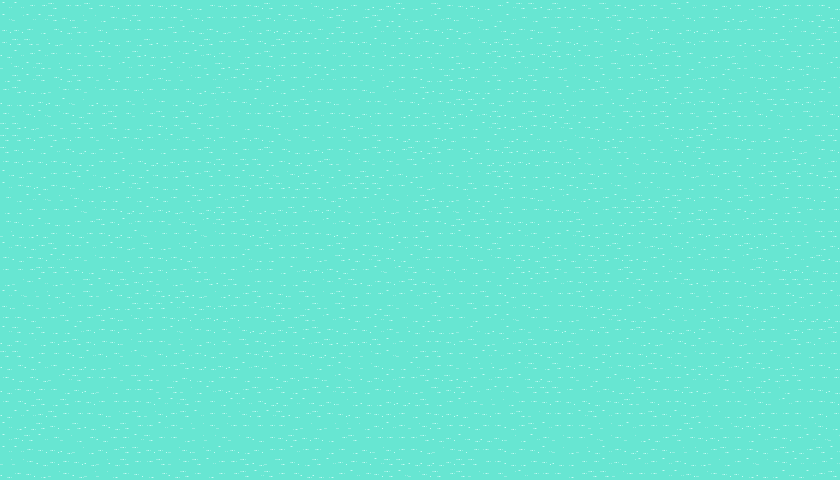

Tiled map render using the project's own tile images. Description and the map definition, with tile-layer contents summarised, below:
An orthogonal 70x40 tile map with 12x12 px tiles, 2 tile layers (water, Tile Layer 2).

<map version="1.10" tiledversion="1.10.2" orientation="orthogonal" renderorder="right-down" width="70" height="40" tilewidth="12" tileheight="12" infinite="0" nextlayerid="3" nextobjectid="1">
 <tileset firstgid="1" source="my-react-app.tsx" />
 <layer id="1" name="water" width="70" height="40">
  <data>[2800 cells, 2800 non-empty, 9 distinct tile ids]</data>
 </layer>
 <layer id="2" name="Tile Layer 2" width="70" height="40">
  <data>[2800 cells, 1 non-empty, 1 distinct tile ids]</data>
 </layer>
</map>
